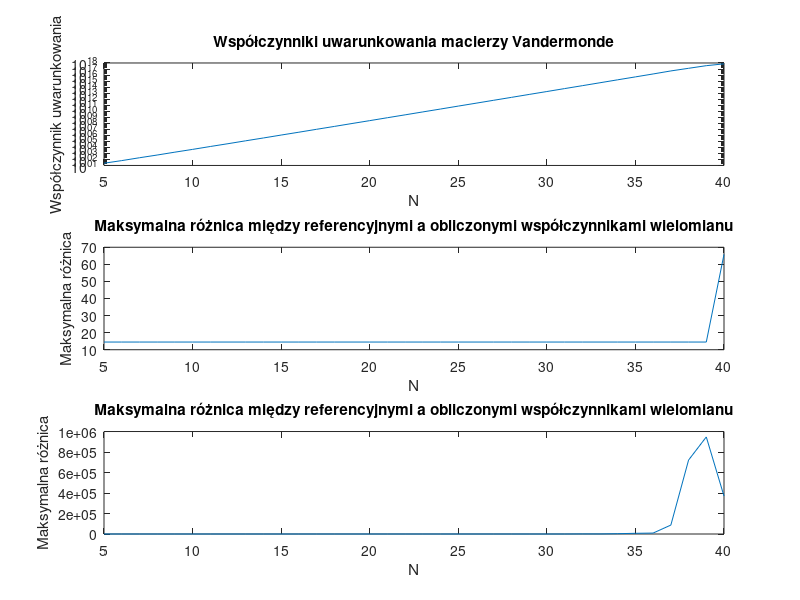

Here is the MATLAB script that generated this plot:
function [matrix_condition_numbers, max_coefficients_difference_1, max_coefficients_difference_2] = zadanie3()
    % Zwracane są trzy wektory wierszowe:
    % matrix_condition_numbers - współczynniki uwarunkowania badanych macierzy Vandermonde
    % max_coefficients_difference_1 - maksymalna różnica między referencyjnymi a obliczonymi współczynnikami wielomianu,
    %       gdy b zawiera wartości funkcji liniowej
    % max_coefficients_difference_2 - maksymalna różnica między referencyjnymi a obliczonymi współczynnikami wielomianu,
    %       gdy b zawiera zaburzone wartości funkcji liniowej
    
    N = 5:40;
    
    %% chart 1
    subplot(3,1,1);
    matrix_condition_numbers = zeros(1, length(N));
    for i = 1:length(N)
        ni = N(i);
        V = vandermonde_matrix(ni);
        matrix_condition_numbers(i) = cond(V);
    end
    semilogy(N, matrix_condition_numbers);
    title('Współczynniki uwarunkowania macierzy Vandermonde');
    xlabel('N');
    ylabel('Współczynnik uwarunkowania'); 

    
    %% chart 2
    subplot(3,1,2);
    max_coefficients_difference_1 = zeros(1, length(N));
    a1 = randi([20,30]);
    for i = 1:length(N)
        ni = N(i);
        V = vandermonde_matrix(ni);
        
        % Niech wektor b zawiera wartości funkcji liniowej
        b = linspace(0,a1,ni)';
        reference_coefficients = [ 0; a1; zeros(ni-2,1) ]; % tylko a1 jest niezerowy
        
        % Wyznacznie współczynników wielomianu interpolującego
        calculated_coefficients = V \ b;
    
        max_coefficients_difference_1(i) = max(abs(calculated_coefficients-reference_coefficients));
    end
    plot(N, max_coefficients_difference_1);
    title('Maksymalna różnica między referencyjnymi a obliczonymi współczynnikami wielomianu');
    xlabel('N');
    ylabel('Maksymalna różnica');

    
    %% chart 3
    subplot(3,1,3);
    max_coefficients_difference_2 = zeros(1, length(N));
    for i = 1:length(N)
        ni = N(i);
        V = vandermonde_matrix(ni);
        % Niech wektor b zawiera wartości funkcji liniowej nieznacznie zaburzone
        b = linspace(0,a1,ni)' + rand(ni,1)*1e-10;
        reference_coefficients = [ 0; a1; zeros(ni-2,1) ]; % tylko a1 jest niezerowy
        
        % Wyznacznie współczynników wielomianu interpolującego
        calculated_coefficients = V \ b;
        
        max_coefficients_difference_2(i) = max(abs(calculated_coefficients-reference_coefficients));
    end
    plot(N, max_coefficients_difference_2);
    title('Maksymalna różnica między referencyjnymi a obliczonymi współczynnikami wielomianu');
    xlabel('N');
    ylabel('Maksymalna różnica');

    saveas(gcf, 'zadanie3.png');

end

function V = vandermonde_matrix(N)
    % Generuje macierz Vandermonde dla N równomiernie rozmieszczonych w przedziale [-1, 1] węzłów interpolacji
    x_coarse = linspace(-1,1,N);
    V = zeros(N,N);
    for i = 1:N
        V(:,i) = x_coarse.^(i-1);
    end
end
